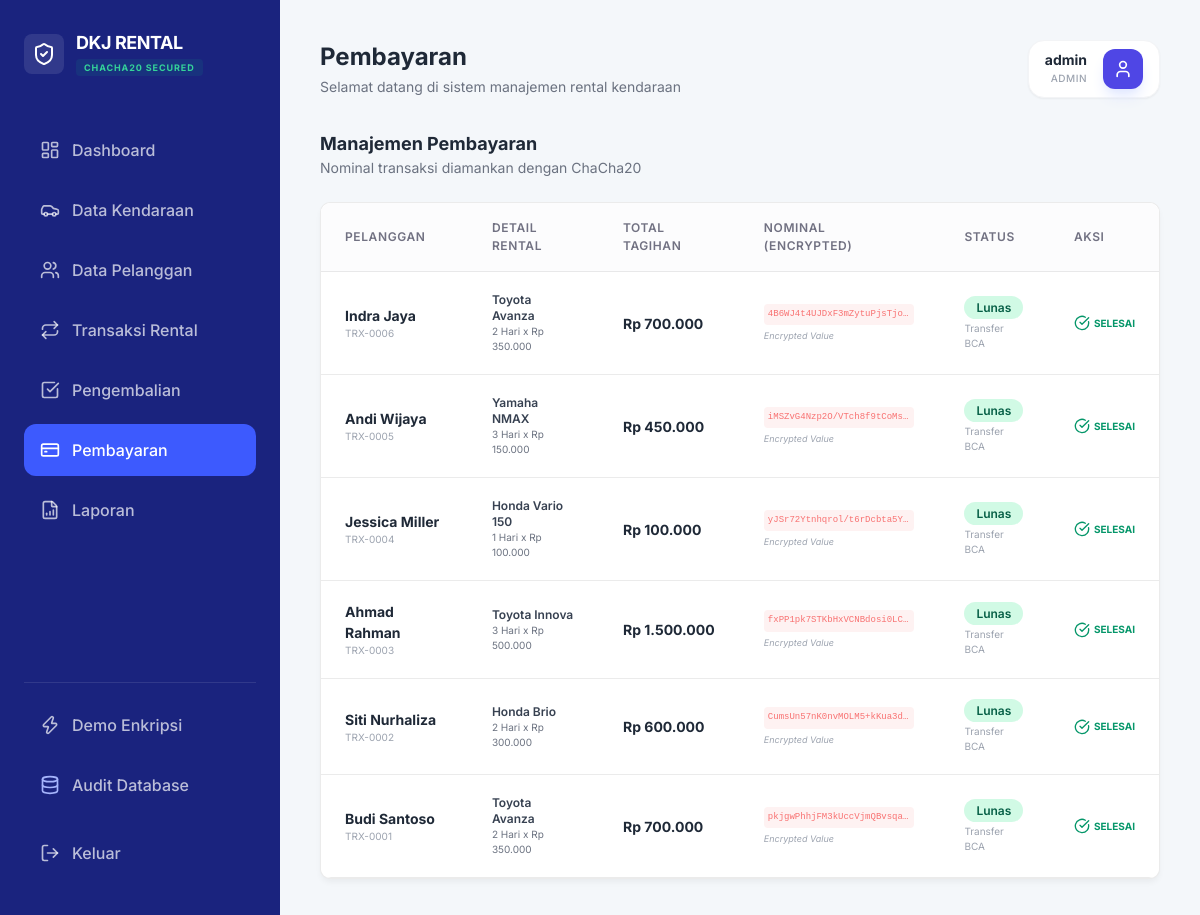
Page /dashboard.php?page=payments (signed in) on the committed database.
### tables this page shows
CREATE TABLE payments (
        id INTEGER PRIMARY KEY AUTOINCREMENT,
        transaksi_id INTEGER,
        nominal_pembayaran TEXT,
        metode TEXT,
        status TEXT DEFAULT 'pending',
        payment_date DATETIME,
        encrypted_ip_seed TEXT,
        FOREIGN KEY(transaksi_id) REFERENCES rentals(id)
    );

CREATE TABLE customers (
        id INTEGER PRIMARY KEY AUTOINCREMENT,
        nama_pelanggan TEXT,
        nomor_hp TEXT,
        email TEXT,
        alamat TEXT,
        nomor_identitas TEXT,
        encrypted_ip_seed TEXT
    );

CREATE TABLE vehicles (
        id INTEGER PRIMARY KEY AUTOINCREMENT,
        kode_kendaraan TEXT UNIQUE,
        nama_kendaraan TEXT,
        jenis TEXT,
        plat_nomor TEXT,
        tarif_harian INTEGER,
        status TEXT DEFAULT 'tersedia'
    );

CREATE TABLE rentals (
        id INTEGER PRIMARY KEY AUTOINCREMENT,
        pelanggan_id INTEGER,
        kendaraan_id INTEGER,
        tanggal_sewa DATE,
        tanggal_kembali DATE,
        durasi INTEGER,
        deposit TEXT,
        catatan_jaminan TEXT,
        status TEXT DEFAULT 'berjalan',
        encrypted_ip_seed TEXT,
        FOREIGN KEY(pelanggan_id) REFERENCES customers(id),
        FOREIGN KEY(kendaraan_id) REFERENCES vehicles(id)
    );

### modules/payments.php (the view, shortened to what this page needs)
<?php
$payments = $db->query("
    SELECT p.*, r.tanggal_sewa, r.durasi, c.nama_pelanggan, v.nama_kendaraan, v.tarif_harian
    FROM payments p
    JOIN rentals r ON p.transaksi_id = r.id
    JOIN customers c ON r.pelanggan_id = c.id
    JOIN vehicles v ON r.kendaraan_id = v.id
    ORDER BY p.status DESC, p.id DESC
")->fetchAll(PDO::FETCH_ASSOC);
?>
<div class="flex justify-between items-center mb-6">
    <div>
        <h3 class="text-lg font-bold text-gray-800">Manajemen Pembayaran</h3>
        <p class="text-sm text-gray-500">Nominal transaksi diamankan dengan ChaCha20</p>
    </div>
</div>
<div class="card p-0 overflow-hidden">
    <div class="table-container border-none">
        <table>
            <thead>
                <tr>
                    <th>Pelanggan</th>
                    <th>Detail Rental</th>
                    <th>Total Tagihan</th>
                    <th>Nominal (Encrypted)</th>
                    <th>Status</th>
                    <th>Aksi</th>
                </tr>
            </thead>
            <tbody>
                <?php foreach ($payments as $pay):
                    $total_tagihan = $pay['durasi'] * $pay['tarif_harian'];
                ?>
                <tr>
                    <td>
                        <div class="font-bold text-gray-800"><?= htmlspecialchars($pay['nama_pelanggan']) ?></div>
                        <div class="text-[10px] text-gray-400">TRX-<?= str_pad($pay['transaksi_id'], 4, '0', STR_PAD_LEFT) ?></div>
                    </td>
                    <td>
                        <div class="text-xs font-semibold text-gray-700"><?= $pay['nama_kendaraan'] ?></div>
                        <div class="text-[10px] text-gray-500"><?= $pay['durasi'] ?> Hari x Rp <?= number_format($pay['tarif_harian'], 0, ',', '.') ?></div>
                    </td>
                    <td class="font-bold text-gray-800">Rp <?= number_format($total_tagihan, 0, ',', '.') ?></td>
                    <td>
                        <?php if ($pay['status'] === 'lunas'): ?>
                            <div class="font-mono text-[9px] text-red-400 bg-red-50 p-1 rounded mb-1 break-all select-all truncate max-w-[150px]" title="<?= $pay['nominal_pembayaran'] ?>">
                                <?= $pay['nominal_pembayaran'] ?>
                            </div>
                            <div class="text-[9px] text-gray-400 italic">Encrypted Value</div>
                        <?php else: ?>
                            <span class="text-xs text-gray-400 italic">Belum bayar</span>
                        <?php endif; ?>
                    </td>
                    <td>
                        <span class="badge-status <?= $pay['status'] === 'lunas' ? 'badge-success' : 'badge-warning' ?>">
                            <?= ucfirst($pay['status']) ?>
                        </span>
                        <?php if ($pay['status'] === 'lunas'): ?>
                            <div class="text-[10px] text-gray-400 mt-1"><?= $pay['metode'] ?></div>
                        <?php endif; ?>
                    </td>
                    <td>
                        <?php if ($pay['status'] === 'pending'): ?>
                        <button onclick="processPayment(<?= $pay['id'] ?>, <?= $total_tagihan ?>)" class="px-3 py-1.5 bg-emerald-500 hover:bg-emerald-600 text-white text-xs font-bold rounded-lg shadow-md transition-all">
                            Proses Bayar
                        </button>
                        <?php else: ?>
                        <div class="flex items-center gap-1 text-emerald-600 text-[10px] font-bold">
                            <i data-lucide="check-circle" class="w-4 h-4"></i> SELESAI
                        </div>
                        <?php endif; ?>
                    </td>
                </tr>
                <?php endforeach; ?>
            </tbody>
        </table>
    </div>
</div>

### assets/css/style.css (style rules this page uses)
:root { --font-size: 16px; --background: #ffffff; --foreground: #030213; --card: #ffffff; --card-foreground: #030213; --primary: #030213; --primary-foreground: #ffffff; --secondary: #f8f9fa; --secondary-foreground: #030213; --muted: #ececf0; --muted-foreground: #717182; --accent: #e9ebef; --accent-foreground: #030213; --destructive: #d4183d; --border: rgba(0, 0, 0, 0.08); --input-background: #f3f3f5; --radius: 0.625rem; --blue-soft: #3b82f6; --green-soft: #10b981; --purple-soft: #8b5cf6; --orange-soft: #f59e0b; }
* { margin: 0; padding: 0; box-sizing: border-box; font-family: 'Inter', sans-serif; }
body { background-color: #f4f7fa; color: var(--foreground); font-size: var(--font-size); }
.card { background: var(--card); border-radius: var(--radius); padding: 1.5rem; border: 1px solid var(--border); box-shadow: 0 4px 6px -1px rgba(0, 0, 0, 0.05); }
.table-container { background: white; border-radius: var(--radius); overflow: hidden; border: 1px solid var(--border); }
table { width: 100%; border-collapse: collapse; }
th { background: #fcfcfd; padding: 1rem 1.5rem; text-align: left; font-size: 0.75rem; font-weight: 600; color: var(--muted-foreground); text-transform: uppercase; letter-spacing: 0.05em; border-bottom: 1px solid var(--border); }
td { padding: 1.25rem 1.5rem; border-bottom: 1px solid var(--border); font-size: 0.875rem; }
.badge-status { padding: 4px 12px; border-radius: 999px; font-size: 0.75rem; font-weight: 600; }
.badge-success { background: #d1fae5; color: #065f46; }

### rows in the picture
payments: customers.nama_pelanggan "Indra Jaya", transaksi "0006", vehicles.nama_kendaraan "Toyota Avanza", transaksi.durasi "2", vehicles.tarif_harian "350.000", transaksi.tarif_harian "700.000", nominal_pembayaran "4B6WJ4t4UJDxF3mZytuPjsTjo…", status "Lunas", metode "Transfer BCA", shows "SELESAI"
payments: customers.nama_pelanggan "Andi Wijaya", transaksi "0005", vehicles.nama_kendaraan "Yamaha NMAX", transaksi.durasi "3", vehicles.tarif_harian "150.000", transaksi.tarif_harian "450.000", nominal_pembayaran "iMSZvG4Nzp2O/VTch8f9tCoMs…", status "Lunas", metode "Transfer BCA", shows "SELESAI"
payments: customers.nama_pelanggan "Jessica Miller", transaksi "0004", vehicles.nama_kendaraan "Honda Vario 150", transaksi.durasi "1", vehicles.tarif_harian "100.000", transaksi.tarif_harian "100.000", nominal_pembayaran "yJSr72Ytnhqrol/t6rDcbta5Y…", status "Lunas", metode "Transfer BCA", shows "SELESAI"
payments: customers.nama_pelanggan "Ahmad Rahman", transaksi "0003", vehicles.nama_kendaraan "Toyota Innova", transaksi.durasi "3", vehicles.tarif_harian "500.000", transaksi.tarif_harian "1.500.000", nominal_pembayaran "fxPP1pk7STKbHxVCNBdosi0LC…", status "Lunas", metode "Transfer BCA", shows "SELESAI"
payments: customers.nama_pelanggan "Siti Nurhaliza", transaksi "0002", vehicles.nama_kendaraan "Honda Brio", transaksi.durasi "2", vehicles.tarif_harian "300.000", transaksi.tarif_harian "600.000", nominal_pembayaran "CumsUn57nK0nvMOLM5+kKua3d…", status "Lunas", metode "Transfer BCA", shows "SELESAI"
payments: customers.nama_pelanggan "Budi Santoso", transaksi "0001", vehicles.nama_kendaraan "Toyota Avanza", transaksi.durasi "2", vehicles.tarif_harian "350.000", transaksi.tarif_harian "700.000", nominal_pembayaran "pkjgwPhhjFM3kUccVjmQBvsqa…", status "Lunas", metode "Transfer BCA", shows "SELESAI"

### other values in the picture
$titles[$page] "Pembayaran"
$_SESSION['username'] "admin"
$_SESSION['role'] "ADMIN"
